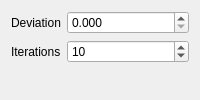
               <widget class="QWidget" name="tab_8">
                <attribute name="title">
                 <string>Deconvolve</string>
                </attribute>
                <layout class="QFormLayout" name="formLayout_2">
                 <item row="0" column="0">
                  <widget class="QLabel" name="label_13">
                   <property name="text">
                    <string>Deviation</string>
                   </property>
                  </widget>
                 </item>
                 <item row="1" column="0">
                  <widget class="QLabel" name="label_14">
                   <property name="text">
                    <string>Iterations</string>
                   </property>
                  </widget>
                 </item>
                 <item row="0" column="1">
                  <widget class="QDoubleSpinBox" name="pre_deconvolve_deviation">
                   <property name="decimals">
                    <number>3</number>
                   </property>
                   <property name="singleStep">
                    <double>0.050000000000000</double>
                   </property>
                  </widget>
                 </item>
                 <item row="1" column="1">
                  <widget class="QSpinBox" name="pre_deconvolve_iterations">
                   <property name="maximum">
                    <number>1000</number>
                   </property>
                   <property name="singleStep">
                    <number>5</number>
                   </property>
                   <property name="value">
                    <number>10</number>
                   </property>
                  </widget>
                 </item>
                </layout>
               </widget>
